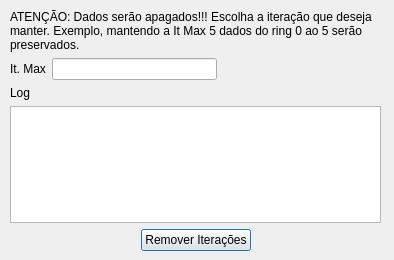
<?xml version="1.0" encoding="UTF-8"?>
<ui version="4.0">
 <class>Dialog</class>
 <widget class="QDialog" name="Dialog">
  <property name="geometry">
   <rect>
    <x>0</x>
    <y>0</y>
    <width>394</width>
    <height>260</height>
   </rect>
  </property>
  <property name="windowTitle">
   <string>Dialog</string>
  </property>
  <widget class="QWidget" name="">
   <property name="geometry">
    <rect>
     <x>10</x>
     <y>10</y>
     <width>371</width>
     <height>241</height>
    </rect>
   </property>
   <layout class="QVBoxLayout" name="verticalLayout_2">
    <item>
     <widget class="QLabel" name="label_3">
      <property name="text">
       <string>ATENÇÃO: Dados serão apagados!!! Escolha a iteração que deseja manter. Exemplo, mantendo a It Max 5 dados do ring 0 ao 5 serão preservados.</string>
      </property>
      <property name="wordWrap">
       <bool>true</bool>
      </property>
     </widget>
    </item>
    <item>
     <layout class="QHBoxLayout" name="horizontalLayout_2">
      <item>
       <widget class="QLabel" name="label">
        <property name="text">
         <string>It. Max</string>
        </property>
       </widget>
      </item>
      <item>
       <widget class="QLineEdit" name="itMaxLE">
        <property name="inputMask">
         <string>000</string>
        </property>
       </widget>
      </item>
      <item>
       <spacer name="horizontalSpacer_3">
        <property name="orientation">
         <enum>Qt::Horizontal</enum>
        </property>
        <property name="sizeHint" stdset="0">
         <size>
          <width>40</width>
          <height>20</height>
         </size>
        </property>
       </spacer>
      </item>
     </layout>
    </item>
    <item>
     <layout class="QVBoxLayout" name="verticalLayout">
      <item>
       <widget class="QLabel" name="label_2">
        <property name="text">
         <string>Log</string>
        </property>
       </widget>
      </item>
      <item>
       <widget class="QPlainTextEdit" name="logText">
        <property name="readOnly">
         <bool>true</bool>
        </property>
       </widget>
      </item>
     </layout>
    </item>
    <item>
     <layout class="QHBoxLayout" name="horizontalLayout">
      <item>
       <spacer name="horizontalSpacer">
        <property name="orientation">
         <enum>Qt::Horizontal</enum>
        </property>
        <property name="sizeHint" stdset="0">
         <size>
          <width>40</width>
          <height>20</height>
         </size>
        </property>
       </spacer>
      </item>
      <item>
       <widget class="QPushButton" name="removeButton">
        <property name="text">
         <string>Remover Iterações</string>
        </property>
       </widget>
      </item>
      <item>
       <spacer name="horizontalSpacer_2">
        <property name="orientation">
         <enum>Qt::Horizontal</enum>
        </property>
        <property name="sizeHint" stdset="0">
         <size>
          <width>40</width>
          <height>20</height>
         </size>
        </property>
       </spacer>
      </item>
     </layout>
    </item>
   </layout>
  </widget>
 </widget>
 <resources/>
 <connections/>
</ui>
